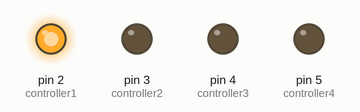
Simulated run of this sketch. Board: Arduino Uno, built with avr-gcc and run on an emulated ATmega328P. Parts: output pins drawn as LEDs (lit = HIGH).

Above: at 1.0 s.
At 5.1 s:
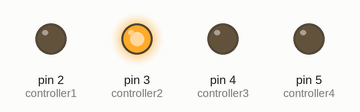
At 9.2 s:
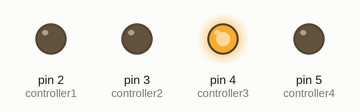
At 13.3 s:
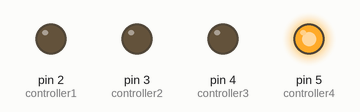
At 19.5 s:
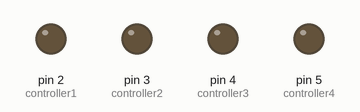
Timing chart, 0 to 21.3 s (numbered marks = the images above):
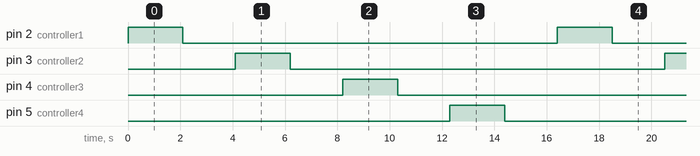

The sketch:

standard_serial_bus.ino
```cpp
#include <SoftwareSerial.h>

// Pins to be used for slave select function
#define controller1 2
#define controller2 3
#define controller3 4
#define controller4 5

void run_controller(int, int, int);

SoftwareSerial serial(10,11);

void setup() {
  // Set the slave select pins as outputs
  pinMode(controller1,OUTPUT);
  pinMode(controller2,OUTPUT);
  pinMode(controller3,OUTPUT);
  pinMode(controller4,OUTPUT);

  serial.begin(38400);
}

void loop() {
  // We will select each controller sequentially and operate the motor attached to each
  run_controller(controller1, 94, 2000);
  delay(2000);

  run_controller(controller2, 94, 2000);
  delay(2000);

  run_controller(controller3, 94, 2000);
  delay(2000);

  run_controller(controller4, 94, 2000);
  delay(2000);
}


void run_controller(int controller, int speed, int run_time){
  // run_time is in milliseconds
  digitalWrite(controller, HIGH);
  delay(50);
  serial.write(speed);
  delay(run_time);
  serial.write((byte)0);
  delay(50);
  digitalWrite(controller, LOW);
}
```

Measured:
- by itself, pin 2 (controller1), pin 3 (controller2), pin 4 (controller3), pin 5 (controller4): alternates HIGH for 2.1 s and LOW for 14.3 s
- by itself, everything shown: repeats every 16.4 s, in 8 steps
